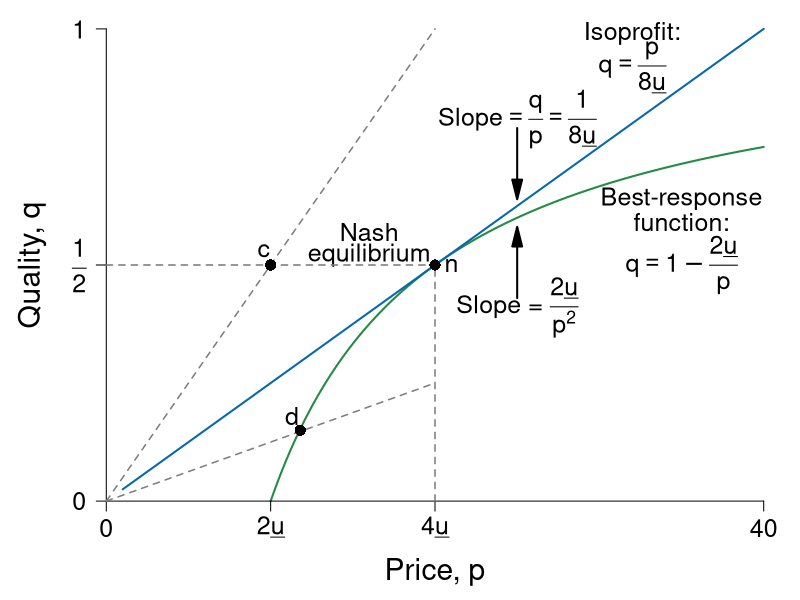

Source code (R):
require(ggplot2)
require(shape)
pdf(file = "information_power/ch11_fig5.pdf", width = 9, height = 7)

#Set parameters for graphics
axislabelsize <- 1.8
labelsize <- 1.5
namesize <- 1.8
annotatesize <- 1.5
graphlinewidth <- 2
segmentlinewidth <- 1.5

COL <- c("#7fc97f", "#beaed4", "#fdc086", "#ffff99", "#386cb0", "#f0027f", "#bf5b17", "#666666")
COLA <- c("#e0f3db", "#99d8c9","#66c2a4","#41ae76", "#238b45", "#005824")
COLB <- c("#c6dbef", "#4eb3d3", "#2b8cbe", "#0868ac","#084081")
COLC <- c("#fcfbfd", "#efedf5", "#dadaeb", "#bcbddc", "#9e9ac8", "#807dba", "#6a51a3", "#54278f", "#3f007d")
grays <- gray.colors(25, start = 1, end = 0)

brfFn <- function(p, delta = 5) {
  1 - (2 * delta) / p
}

solowCondition <- function(p, delta = 5){
  (p*(1/(8*delta)))
}


par(mar =  c(4, 4, 0.5, 0.5))
xlims <- c(0, 40)
ylims <- c(0, 1)


plot(0, 0, xlim = xlims, ylim = ylims, type = "n",
     xlab = "",
     ylab = "",
     xaxt = "n", yaxt = "n", cex.lab = axislabelsize, bty = "n")

npts <- 500 
npts2 <- 501
#Specify the sequences of points for graphing. 
xx1 <- seq(10, xlims[2], length.out = npts)
xx2 <- seq(1, xlims[2], length.out = npts)

#Draw the lines for the graphs
lines(xx1, brfFn(xx1), col = COLA[5], lwd = graphlinewidth)
lines(xx2, solowCondition(xx2, delta = 5), col = COLB[4], lwd = graphlinewidth)

#Customize ticks and labels for the plot
ticksy <- c(0, 0.5, 1)
ylabels <- c(0, expression(paste(frac(1,2))), 1)
ticksx <- c(0, 10, 20, 40)
xlabels <- c(0, expression(paste(2*underline("u"))), expression(paste(4*underline("u"))), 40)
axis(1, at = ticksx, pos = 0, labels = xlabels, cex.axis = labelsize)
axis(2, at = ticksy, pos = 0, labels = ylabels, las = 1, cex.axis = labelsize)

mtext(expression(paste("Price, ", p)), side = 1, line = 2.5, cex = axislabelsize)
text(-4.5, 0.5*ylims[2], expression(paste("Quality, ", q)), xpd = TRUE, cex = axislabelsize, srt = 90) 

#Annotation of the three graphs and the NE
text(32, 0.99, expression(paste("Isoprofit:")), cex = annotatesize)
text(32, 0.92, expression(paste(q == frac(p, 8*underline("u")))), cex = annotatesize)
text(35, 0.64, expression(paste("Best-response")), cex = annotatesize)
text(35, 0.59, expression(paste("function:")), cex = annotatesize)
text(35, 0.50, expression(paste(q == 1 - frac(2*underline("u"), p))), cex = annotatesize)
text(16, 0.57, expression(paste("Nash")), cex = annotatesize)
text(16, 0.52, expression(paste("equilibrium")), cex = annotatesize)

#Lines for the coordinates of the Nash equilbrium
segments(20, 0, 20, 0.5, lty = 2, col = grays[20], lwd = segmentlinewidth)
segments(0, 0.5, 20, 0.5, lty = 2, col = grays[20], lwd = segmentlinewidth)

#Iso-profit slope annotation
text(25, 0.81, expression(paste("Slope", phantom() == frac(q,p), phantom() == frac(1, 8*underline("u")))), cex = annotatesize)
Arrows(25, 0.79, 25, 0.66, col = "black", lty = 1, lwd = 2, arr.type = "triangle")

#BRF Slope annotation
text(25, 0.41, expression(paste("Slope = ", frac(2*underline("u"), p^2))), cex = annotatesize)
Arrows(25, 0.43, 25, 0.56, col = "black", lty = 1, lwd = 2, arr.type = "triangle")

#Add a point for the NE
points(20, 0.5, pch = 16, col = "black", cex = 1.5)
text(21, 0.5, expression(paste("n")), cex = annotatesize)

#Add a ray and a point for c.  
segments(0, 0, 20, 1, lty = 2, lwd = segmentlinewidth, col = grays[20])
points(10, 0.5, pch = 16, col = "black", cex = 1.5)
text(9.6, 0.53, expression(paste("c")), cex = annotatesize)

#Add a ray and a point for d. 
segments(0, 0, 20, 0.25, lty = 2, lwd = segmentlinewidth, col = grays[20])
points(11.8, 0.15, pch = 16, col = "black", cex = 1.5)
text(11.3, 0.18, expression(paste("d")), cex = annotatesize)

dev.off()
